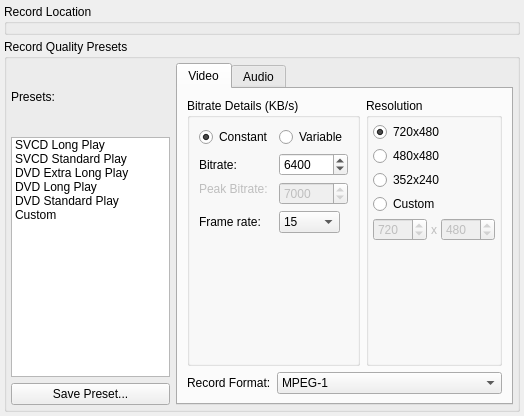
<?xml version="1.0" encoding="UTF-8"?>
<ui version="4.0">
 <class>wintvRecordSettingsPage</class>
 <widget class="QWidget" name="wintvRecordSettingsPage">
  <property name="geometry">
   <rect>
    <x>0</x>
    <y>0</y>
    <width>524</width>
    <height>416</height>
   </rect>
  </property>
  <property name="minimumSize">
   <size>
    <width>0</width>
    <height>0</height>
   </size>
  </property>
  <property name="maximumSize">
   <size>
    <width>16777215</width>
    <height>16777215</height>
   </size>
  </property>
  <property name="windowTitle">
   <string>Recording Page</string>
  </property>
  <layout class="QGridLayout" name="gridLayout_11">
   <property name="margin">
    <number>4</number>
   </property>
   <property name="spacing">
    <number>4</number>
   </property>
   <item row="0" column="0">
    <widget class="QGroupBox" name="recordLocationGroupBox">
     <property name="title">
      <string>Record Location</string>
     </property>
     <layout class="QGridLayout" name="gridLayout">
      <property name="leftMargin">
       <number>9</number>
      </property>
      <property name="topMargin">
       <number>0</number>
      </property>
      <property name="rightMargin">
       <number>9</number>
      </property>
      <property name="bottomMargin">
       <number>8</number>
      </property>
      <item row="0" column="0">
       <widget class="KUrlRequester" name="recordLocation"/>
      </item>
     </layout>
    </widget>
   </item>
   <item row="1" column="0">
    <widget class="QGroupBox" name="recordQualityGroupBox">
     <property name="title">
      <string>Record Quality Presets</string>
     </property>
     <layout class="QGridLayout" name="gridLayout_10">
      <property name="margin">
       <number>4</number>
      </property>
      <item row="0" column="0">
       <widget class="QLabel" name="presetsLabel">
        <property name="maximumSize">
         <size>
          <width>160</width>
          <height>16777215</height>
         </size>
        </property>
        <property name="text">
         <string>Presets:</string>
        </property>
       </widget>
      </item>
      <item row="1" column="0">
       <widget class="QListWidget" name="presetsListWidget">
        <property name="minimumSize">
         <size>
          <width>140</width>
          <height>0</height>
         </size>
        </property>
        <property name="maximumSize">
         <size>
          <width>160</width>
          <height>240</height>
         </size>
        </property>
        <item>
         <property name="text">
          <string>SVCD Long Play</string>
         </property>
        </item>
        <item>
         <property name="text">
          <string>SVCD Standard Play</string>
         </property>
        </item>
        <item>
         <property name="text">
          <string>DVD Extra Long Play</string>
         </property>
        </item>
        <item>
         <property name="text">
          <string>DVD Long Play</string>
         </property>
        </item>
        <item>
         <property name="text">
          <string>DVD Standard Play</string>
         </property>
        </item>
        <item>
         <property name="text">
          <string>Custom</string>
         </property>
        </item>
       </widget>
      </item>
      <item row="2" column="0">
       <widget class="QPushButton" name="savePresetPushButton">
        <property name="text">
         <string>Save Preset...</string>
        </property>
       </widget>
      </item>
      <item row="0" column="1" rowspan="3">
       <widget class="QTabWidget" name="videoAudioParametersTabWidget">
        <property name="tabShape">
         <enum>QTabWidget::Rounded</enum>
        </property>
        <property name="currentIndex">
         <number>0</number>
        </property>
        <widget class="QWidget" name="videoParametersTab">
         <attribute name="title">
          <string>Video</string>
         </attribute>
         <layout class="QGridLayout" name="gridLayout_6">
          <item row="0" column="0" colspan="2">
           <widget class="QGroupBox" name="bitrateDetailsGroupBox">
            <property name="title">
             <string>Bitrate Details (KB/s)</string>
            </property>
            <layout class="QGridLayout" name="gridLayout_3">
             <item row="0" column="0">
              <widget class="QRadioButton" name="constantBitrateRadioButton">
               <property name="text">
                <string>Constant</string>
               </property>
               <property name="checked">
                <bool>true</bool>
               </property>
              </widget>
             </item>
             <item row="0" column="1" colspan="2">
              <widget class="QRadioButton" name="variableBitrateRadioButton">
               <property name="text">
                <string>Variable</string>
               </property>
              </widget>
             </item>
             <item row="1" column="0">
              <widget class="QLabel" name="bitrateLabel">
               <property name="text">
                <string>Bitrate:</string>
               </property>
               <property name="alignment">
                <set>Qt::AlignLeading|Qt::AlignLeft|Qt::AlignVCenter</set>
               </property>
              </widget>
             </item>
             <item row="1" column="1" colspan="2">
              <widget class="QSpinBox" name="bitrateSpinBox">
               <property name="minimum">
                <number>300</number>
               </property>
               <property name="maximum">
                <number>16000</number>
               </property>
               <property name="singleStep">
                <number>2</number>
               </property>
               <property name="value">
                <number>6400</number>
               </property>
              </widget>
             </item>
             <item row="2" column="0">
              <widget class="QLabel" name="peakBitrateLabel">
               <property name="enabled">
                <bool>false</bool>
               </property>
               <property name="text">
                <string>Peak Bitrate:</string>
               </property>
               <property name="alignment">
                <set>Qt::AlignLeading|Qt::AlignLeft|Qt::AlignVCenter</set>
               </property>
              </widget>
             </item>
             <item row="4" column="0">
              <widget class="QLabel" name="framerateLabel">
               <property name="text">
                <string>Frame rate:</string>
               </property>
              </widget>
             </item>
             <item row="5" column="0">
              <spacer name="verticalSpacer">
               <property name="orientation">
                <enum>Qt::Vertical</enum>
               </property>
               <property name="sizeHint" stdset="0">
                <size>
                 <width>20</width>
                 <height>40</height>
                </size>
               </property>
              </spacer>
             </item>
             <item row="5" column="1" colspan="2">
              <spacer name="verticalSpacer_2">
               <property name="orientation">
                <enum>Qt::Vertical</enum>
               </property>
               <property name="sizeHint" stdset="0">
                <size>
                 <width>20</width>
                 <height>40</height>
                </size>
               </property>
              </spacer>
             </item>
             <item row="4" column="1">
              <widget class="QComboBox" name="frameratesComboBox">
               <property name="currentIndex">
                <number>0</number>
               </property>
               <item>
                <property name="text">
                 <string>15</string>
                </property>
               </item>
               <item>
                <property name="text">
                 <string>20</string>
                </property>
               </item>
               <item>
                <property name="text">
                 <string>25</string>
                </property>
               </item>
               <item>
                <property name="text">
                 <string>29.97</string>
                </property>
               </item>
               <item>
                <property name="text">
                 <string>30</string>
                </property>
               </item>
               <item>
                <property name="text">
                 <string>35</string>
                </property>
               </item>
              </widget>
             </item>
             <item row="2" column="1" rowspan="2" colspan="2">
              <widget class="QSpinBox" name="peakBitrateSpinBox">
               <property name="enabled">
                <bool>false</bool>
               </property>
               <property name="minimum">
                <number>500</number>
               </property>
               <property name="maximum">
                <number>16000</number>
               </property>
               <property name="singleStep">
                <number>2</number>
               </property>
               <property name="value">
                <number>7000</number>
               </property>
              </widget>
             </item>
            </layout>
           </widget>
          </item>
          <item row="0" column="2">
           <widget class="QGroupBox" name="resolutionGroupBox">
            <property name="title">
             <string>Resolution</string>
            </property>
            <layout class="QGridLayout" name="gridLayout_5">
             <property name="margin">
              <number>4</number>
             </property>
             <property name="spacing">
              <number>4</number>
             </property>
             <item row="0" column="0">
              <widget class="QRadioButton" name="largeResRadioButton">
               <property name="text">
                <string>720x480</string>
               </property>
               <property name="checked">
                <bool>true</bool>
               </property>
              </widget>
             </item>
             <item row="1" column="0">
              <widget class="QRadioButton" name="mediumResRadioButton">
               <property name="text">
                <string>480x480</string>
               </property>
              </widget>
             </item>
             <item row="2" column="0">
              <widget class="QRadioButton" name="smallResRadioButton">
               <property name="text">
                <string>352x240</string>
               </property>
              </widget>
             </item>
             <item row="3" column="0">
              <widget class="QRadioButton" name="customResRadioButton">
               <property name="text">
                <string>Custom</string>
               </property>
              </widget>
             </item>
             <item row="4" column="0">
              <layout class="QHBoxLayout" name="horizontalLayout_2">
               <property name="spacing">
                <number>4</number>
               </property>
               <item>
                <widget class="QSpinBox" name="widthSpinBox">
                 <property name="enabled">
                  <bool>false</bool>
                 </property>
                 <property name="minimum">
                  <number>64</number>
                 </property>
                 <property name="maximum">
                  <number>1920</number>
                 </property>
                 <property name="value">
                  <number>720</number>
                 </property>
                </widget>
               </item>
               <item>
                <widget class="QLabel" name="xLabel">
                 <property name="enabled">
                  <bool>false</bool>
                 </property>
                 <property name="text">
                  <string>x</string>
                 </property>
                </widget>
               </item>
               <item>
                <widget class="QSpinBox" name="heightSpinBox">
                 <property name="enabled">
                  <bool>false</bool>
                 </property>
                 <property name="minimum">
                  <number>64</number>
                 </property>
                 <property name="maximum">
                  <number>1920</number>
                 </property>
                 <property name="value">
                  <number>480</number>
                 </property>
                </widget>
               </item>
              </layout>
             </item>
             <item row="5" column="0">
              <spacer name="verticalSpacer_3">
               <property name="orientation">
                <enum>Qt::Vertical</enum>
               </property>
               <property name="sizeHint" stdset="0">
                <size>
                 <width>20</width>
                 <height>40</height>
                </size>
               </property>
              </spacer>
             </item>
            </layout>
           </widget>
          </item>
          <item row="1" column="0">
           <widget class="QLabel" name="recordFormatLabel">
            <property name="text">
             <string>Record Format:</string>
            </property>
           </widget>
          </item>
          <item row="1" column="1" colspan="2">
           <widget class="QComboBox" name="formatsComboBox">
            <property name="currentIndex">
             <number>0</number>
            </property>
            <item>
             <property name="text">
              <string>MPEG-1</string>
             </property>
            </item>
            <item>
             <property name="text">
              <string>MPEG-2 (DVD / SVCD / VCD)</string>
             </property>
            </item>
            <item>
             <property name="text">
              <string>MPEG-4 (DivX 4/5)</string>
             </property>
            </item>
            <item>
             <property name="text">
              <string>MJPEG</string>
             </property>
            </item>
            <item>
             <property name="text">
              <string>WMV (Windows Media Video)</string>
             </property>
            </item>
           </widget>
          </item>
         </layout>
        </widget>
        <widget class="QWidget" name="audioParametersTab">
         <attribute name="title">
          <string>Audio</string>
         </attribute>
         <layout class="QGridLayout" name="gridLayout_2">
          <item row="0" column="0">
           <widget class="QGroupBox" name="audioTypeGroupBox">
            <property name="title">
             <string>Audio Type</string>
            </property>
            <layout class="QGridLayout" name="gridLayout_7">
             <property name="sizeConstraint">
              <enum>QLayout::SetDefaultConstraint</enum>
             </property>
             <property name="margin">
              <number>4</number>
             </property>
             <property name="spacing">
              <number>4</number>
             </property>
             <item row="0" column="0">
              <widget class="QRadioButton" name="stereoRadioButton">
               <property name="text">
                <string>Stereo (default)</string>
               </property>
               <property name="checked">
                <bool>true</bool>
               </property>
              </widget>
             </item>
             <item row="1" column="0">
              <widget class="QRadioButton" name="jointStereoRadioButton">
               <property name="text">
                <string>Joint-Stereo</string>
               </property>
              </widget>
             </item>
             <item row="2" column="0">
              <widget class="QRadioButton" name="dualRadioButton">
               <property name="text">
                <string>Dual</string>
               </property>
              </widget>
             </item>
             <item row="3" column="0">
              <widget class="QRadioButton" name="monoRadioButton">
               <property name="text">
                <string>Mono</string>
               </property>
              </widget>
             </item>
            </layout>
           </widget>
          </item>
          <item row="0" column="1">
           <widget class="QGroupBox" name="audioBitrateGroupBox">
            <property name="title">
             <string>Audio Bitrate (KB/s)</string>
            </property>
            <layout class="QGridLayout" name="gridLayout_4">
             <property name="margin">
              <number>4</number>
             </property>
             <property name="spacing">
              <number>4</number>
             </property>
             <item row="0" column="0">
              <widget class="QComboBox" name="audioBitrateComboBox">
               <property name="editable">
                <bool>false</bool>
               </property>
               <property name="currentIndex">
                <number>6</number>
               </property>
               <item>
                <property name="text">
                 <string>32</string>
                </property>
               </item>
               <item>
                <property name="text">
                 <string>64</string>
                </property>
               </item>
               <item>
                <property name="text">
                 <string>96</string>
                </property>
               </item>
               <item>
                <property name="text">
                 <string>128</string>
                </property>
               </item>
               <item>
                <property name="text">
                 <string>196</string>
                </property>
               </item>
               <item>
                <property name="text">
                 <string>256</string>
                </property>
               </item>
               <item>
                <property name="text">
                 <string>384</string>
                </property>
               </item>
              </widget>
             </item>
             <item row="1" column="0">
              <widget class="QLabel" name="averageSizeLabel">
               <property name="text">
                <string>
Average audio size: 
1.2 MB / minute
72 MB / hour
</string>
               </property>
               <property name="alignment">
                <set>Qt::AlignBottom|Qt::AlignHCenter</set>
               </property>
               <property name="wordWrap">
                <bool>true</bool>
               </property>
              </widget>
             </item>
            </layout>
           </widget>
          </item>
          <item row="1" column="0">
           <widget class="QGroupBox" name="audioFormatGroupBox">
            <property name="title">
             <string>Audio Format</string>
            </property>
            <layout class="QGridLayout" name="gridLayout_8">
             <property name="margin">
              <number>4</number>
             </property>
             <property name="spacing">
              <number>4</number>
             </property>
             <item row="0" column="0">
              <widget class="QRadioButton" name="mp3RadioButton">
               <property name="text">
                <string>MPEG Layer 3 (mp3)</string>
               </property>
               <property name="checked">
                <bool>true</bool>
               </property>
              </widget>
             </item>
             <item row="1" column="0">
              <widget class="QRadioButton" name="mp2RadioButton">
               <property name="text">
                <string>MPEG Layer 2 (mp2)</string>
               </property>
              </widget>
             </item>
             <item row="2" column="0">
              <widget class="QRadioButton" name="ac3RadioButton">
               <property name="text">
                <string>Dolby Digital (ac3)</string>
               </property>
              </widget>
             </item>
            </layout>
           </widget>
          </item>
          <item row="1" column="1">
           <widget class="QGroupBox" name="audioRateGroupBox">
            <property name="title">
             <string>Audio Rate</string>
            </property>
            <layout class="QGridLayout" name="gridLayout_9">
             <property name="margin">
              <number>4</number>
             </property>
             <property name="spacing">
              <number>4</number>
             </property>
             <item row="0" column="0">
              <widget class="QRadioButton" name="highRateRadioButton">
               <property name="text">
                <string>48000 (48 khz)</string>
               </property>
              </widget>
             </item>
             <item row="1" column="0">
              <widget class="QRadioButton" name="mediumRateRadioButton">
               <property name="text">
                <string>44100 (44.1 khz)</string>
               </property>
               <property name="checked">
                <bool>true</bool>
               </property>
              </widget>
             </item>
             <item row="2" column="0">
              <widget class="QRadioButton" name="lowRateRadioButton">
               <property name="text">
                <string>38000 (38 khz)</string>
               </property>
              </widget>
             </item>
            </layout>
           </widget>
          </item>
         </layout>
        </widget>
       </widget>
      </item>
     </layout>
    </widget>
   </item>
  </layout>
 </widget>
 <customwidgets>
  <customwidget>
   <class>KUrlRequester</class>
   <extends>QFrame</extends>
   <header>kurlrequester.h</header>
  </customwidget>
 </customwidgets>
 <resources>
  <include location="../lintv.qrc"/>
 </resources>
 <connections/>
</ui>
